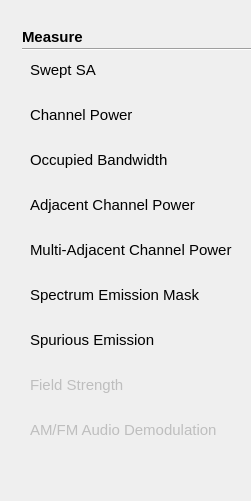
  <widget class="QWidget" name="sameawid" native="true">
   <property name="geometry">
    <rect>
     <x>640</x>
     <y>290</y>
     <width>251</width>
     <height>501</height>
    </rect>
   </property>
   <property name="styleSheet">
    <string notr="true">#plusmode[pltdismode=&quot;night&quot;] #sameawid
{	
background-color: rgba(0, 0, 0,1);
}
#plusmode[pltdismode=&quot;indoor&quot;] #sameawid
{	
background-color:rgba(255,255,255,1);
}

#plusmode[pltdismode=&quot;indoor&quot;] QPushButton:!checked
{
font: 11pt &quot;Arial&quot;;
font-weight:normal;
background-color: rgba(237, 212, 0,0);
color: rgb(105, 105, 105);
}
#plusmode[pltdismode=&quot;night&quot;] QPushButton:!checked
{
font: 11pt &quot;Arial&quot;;
font-weight:normal;
color: rgb(250,218,166);
background-color: rgb(24,23,20);
}
#plusmode[pltdismode=&quot;indoor&quot;] QPushButton:checked
{
font: 75 11pt &quot;Arial&quot;;
font-weight:bold;
background-color: rgb(255,181,0);
color: rgb(57, 57, 57);
}
#plusmode[pltdismode=&quot;night&quot;] QPushButton:checked
{
font: 75 11pt &quot;Arial&quot;;
font-weight:bold;
background-color: rgb(255, 156, 0);
color: rgb(0, 0, 0);
}

QPushButton{border-style:flat;text-align:left;}
QPushButton{padding-left:10px}</string>
   </property>
   <widget class="QPushButton" name="pushButton_11">
    <property name="enabled">
     <bool>true</bool>
    </property>
    <property name="geometry">
     <rect>
      <x>20</x>
      <y>190</y>
      <width>300</width>
      <height>30</height>
     </rect>
    </property>
    <property name="font">
     <font>
      <family>Arial</family>
      <pointsize>11</pointsize>
      <weight>50</weight>
      <italic>false</italic>
      <bold>false</bold>
     </font>
    </property>
    <property name="text">
     <string>Adjacent Channel Power </string>
    </property>
    <property name="checkable">
     <bool>true</bool>
    </property>
    <property name="autoExclusive">
     <bool>true</bool>
    </property>
   </widget>
   <widget class="QPushButton" name="pushButton_13">
    <property name="enabled">
     <bool>false</bool>
    </property>
    <property name="geometry">
     <rect>
      <x>20</x>
      <y>370</y>
      <width>300</width>
      <height>30</height>
     </rect>
    </property>
    <property name="font">
     <font>
      <family>Arial</family>
      <pointsize>11</pointsize>
      <weight>50</weight>
      <italic>false</italic>
      <bold>false</bold>
     </font>
    </property>
    <property name="text">
     <string>Field Strength</string>
    </property>
    <property name="checkable">
     <bool>true</bool>
    </property>
    <property name="autoExclusive">
     <bool>true</bool>
    </property>
   </widget>
   <widget class="QPushButton" name="pushButton_6">
    <property name="geometry">
     <rect>
      <x>20</x>
      <y>55</y>
      <width>300</width>
      <height>30</height>
     </rect>
    </property>
    <property name="font">
     <font>
      <family>Arial</family>
      <pointsize>11</pointsize>
      <weight>50</weight>
      <italic>false</italic>
      <bold>false</bold>
     </font>
    </property>
    <property name="text">
     <string>Swept SA</string>
    </property>
    <property name="checkable">
     <bool>true</bool>
    </property>
    <property name="checked">
     <bool>true</bool>
    </property>
    <property name="autoExclusive">
     <bool>true</bool>
    </property>
   </widget>
   <widget class="QPushButton" name="pushButton_12">
    <property name="enabled">
     <bool>true</bool>
    </property>
    <property name="geometry">
     <rect>
      <x>20</x>
      <y>325</y>
      <width>300</width>
      <height>30</height>
     </rect>
    </property>
    <property name="font">
     <font>
      <family>Arial</family>
      <pointsize>11</pointsize>
      <weight>50</weight>
      <italic>false</italic>
      <bold>false</bold>
     </font>
    </property>
    <property name="text">
     <string>Spurious Emission</string>
    </property>
    <property name="checkable">
     <bool>true</bool>
    </property>
    <property name="autoExclusive">
     <bool>true</bool>
    </property>
   </widget>
   <widget class="QPushButton" name="pushButton_8">
    <property name="enabled">
     <bool>true</bool>
    </property>
    <property name="geometry">
     <rect>
      <x>20</x>
      <y>145</y>
      <width>300</width>
      <height>30</height>
     </rect>
    </property>
    <property name="font">
     <font>
      <family>Arial</family>
      <pointsize>11</pointsize>
      <weight>50</weight>
      <italic>false</italic>
      <bold>false</bold>
     </font>
    </property>
    <property name="text">
     <string>Occupied Bandwidth</string>
    </property>
    <property name="checkable">
     <bool>true</bool>
    </property>
    <property name="autoExclusive">
     <bool>true</bool>
    </property>
   </widget>
   <widget class="QPushButton" name="pushButton_9">
    <property name="enabled">
     <bool>true</bool>
    </property>
    <property name="geometry">
     <rect>
      <x>20</x>
      <y>280</y>
      <width>300</width>
      <height>30</height>
     </rect>
    </property>
    <property name="font">
     <font>
      <family>Arial</family>
      <pointsize>11</pointsize>
      <weight>50</weight>
      <italic>false</italic>
      <bold>false</bold>
     </font>
    </property>
    <property name="text">
     <string>Spectrum Emission Mask </string>
    </property>
    <property name="checkable">
     <bool>true</bool>
    </property>
    <property name="autoExclusive">
     <bool>true</bool>
    </property>
   </widget>
   <widget class="QPushButton" name="pushButton_10">
    <property name="enabled">
     <bool>true</bool>
    </property>
    <property name="geometry">
     <rect>
      <x>20</x>
      <y>235</y>
      <width>300</width>
      <height>30</height>
     </rect>
    </property>
    <property name="font">
     <font>
      <family>Arial</family>
      <pointsize>11</pointsize>
      <weight>50</weight>
      <italic>false</italic>
      <bold>false</bold>
     </font>
    </property>
    <property name="text">
     <string>Multi-Adjacent Channel Power</string>
    </property>
    <property name="checkable">
     <bool>true</bool>
    </property>
    <property name="autoExclusive">
     <bool>true</bool>
    </property>
   </widget>
   <widget class="QPushButton" name="pushButton_14">
    <property name="enabled">
     <bool>false</bool>
    </property>
    <property name="geometry">
     <rect>
      <x>20</x>
      <y>415</y>
      <width>300</width>
      <height>30</height>
     </rect>
    </property>
    <property name="font">
     <font>
      <family>Arial</family>
      <pointsize>11</pointsize>
      <weight>50</weight>
      <italic>false</italic>
      <bold>false</bold>
     </font>
    </property>
    <property name="text">
     <string>AM/FM Audio Demodulation</string>
    </property>
    <property name="checkable">
     <bool>true</bool>
    </property>
    <property name="autoExclusive">
     <bool>true</bool>
    </property>
   </widget>
   <widget class="QLabel" name="label_3">
    <property name="geometry">
     <rect>
      <x>22</x>
      <y>28</y>
      <width>111</width>
      <height>17</height>
     </rect>
    </property>
    <property name="font">
     <font>
      <family>Arial</family>
      <pointsize>11</pointsize>
      <weight>75</weight>
      <bold>true</bold>
     </font>
    </property>
    <property name="styleSheet">
     <string notr="true">#plusmode[pltdismode=&quot;indoor&quot;] QLabel 
 {
color:rgba(9, 73, 108,1);
	background-color: white;
}
#plusmode[pltdismode=&quot;night&quot;] QLabel 
 {
color:rgba(7,97,116,1);
	background-color: black;
}
</string>
    </property>
    <property name="text">
     <string>Measure</string>
    </property>
   </widget>
   <widget class="QPushButton" name="pushButton_7">
    <property name="enabled">
     <bool>true</bool>
    </property>
    <property name="geometry">
     <rect>
      <x>20</x>
      <y>100</y>
      <width>300</width>
      <height>30</height>
     </rect>
    </property>
    <property name="font">
     <font>
      <family>Arial</family>
      <pointsize>11</pointsize>
      <weight>50</weight>
      <italic>false</italic>
      <bold>false</bold>
     </font>
    </property>
    <property name="text">
     <string>Channel Power</string>
    </property>
    <property name="checkable">
     <bool>true</bool>
    </property>
    <property name="autoExclusive">
     <bool>true</bool>
    </property>
   </widget>
   <widget class="Line" name="line_2">
    <property name="geometry">
     <rect>
      <x>22</x>
      <y>48</y>
      <width>400</width>
      <height>2</height>
     </rect>
    </property>
    <property name="styleSheet">
     <string notr="true">#plusmode[pltdismode=&quot;indoor&quot;] #line_2
 {
background-color:rgba(6,62,97,1);	
}
#plusmode[pltdismode=&quot;night&quot;] #line_2
 {
background-color:rgba(7,97,116,1);
}</string>
    </property>
    <property name="orientation">
     <enum>Qt::Horizontal</enum>
    </property>
   </widget>
  </widget>
